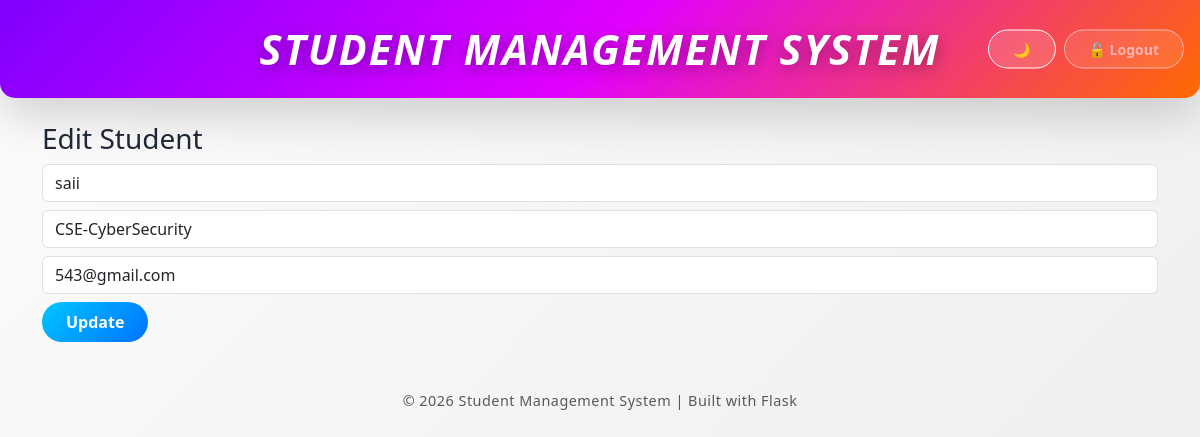
Screenshot of /edit/10 (signed in) with the database file from the repository.
### app.py (models this page shows)
class Student(db.Model):
    id = db.Column(db.Integer, primary_key=True)
    name = db.Column(db.String(100), nullable=False)
    roll = db.Column(db.String(50), unique=True, nullable=False)
    branch = db.Column(db.String(100), nullable=False)
    email = db.Column(db.String(100), unique=True, nullable=False)
    created_at = db.Column(db.DateTime, default=datetime.now)

### app.py (the view, shortened to what this page needs)
@app.route("/edit/<int:id>", methods=["GET", "POST"])
def edit(id):
    if not session.get("logged_in"):
        return redirect(url_for("login"))
    student = Student.query.get_or_404(id)
    return render_template("edit.html", student=student)

### templates/edit.html
{% extends "base.html" %}
{% block content %}
<h3>Edit Student</h3>
<form method="POST">
<input class="form-control mb-2" name="name" value="{{ student.name }}">
<select class="form-control mb-2" name="branch" required>
    {% for b in [
        "CSE","CSE-AI","CSE-AIML","CSE-DS","CSE-ML",
        "CSE-CyberSecurity","ECE","EEE",
        "Mechanical Engineering","Civil Engineering"
    ] %}
        <option value="{{ b }}" {% if student.branch == b %}selected{% endif %}>
            {{ b }}
        </option>
    {% endfor %}
</select>
<input class="form-control mb-2" name="email" value="{{ student.email }}">
<button class="btn btn-success">Update</button>
</form>
{% endblock %}

### static/style.css (style rules this page uses)
html, body { min-height: 100%; font-family: "Segoe UI", "Poppins", sans-serif; margin: 0; padding: 0; transition: all 0.3s ease; }
body { background: linear-gradient(135deg, #fdfbfb, #ebedee); color: #1f2937; }
.btn { border-radius: 30px; font-weight: 600; padding: 8px 24px; transition: all 0.3s ease; }
.btn-success { background: linear-gradient(135deg, #00c6ff, #0072ff); border: none; }

### rows the page displays
Student: name "saii", branch "CSE-CyberSecurity", email "543@gmail.com"
